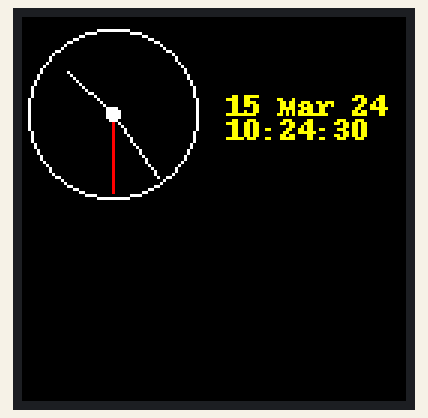
A program run on a simulated Raspberry Pi (BCM pin numbers). Parts: 128×128 colour display. The clock reads 2024-03-15 10:24:30 at power-on unless the program sets it.

Above: at 0.1 s.
At 5.1 s:
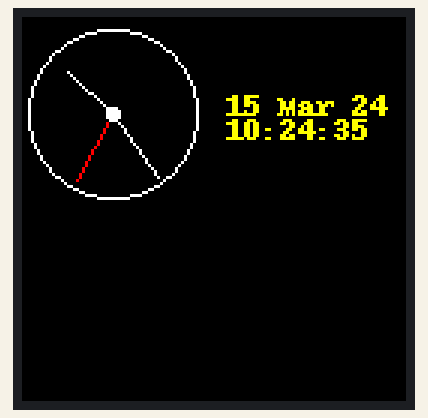
At 10.1 s:
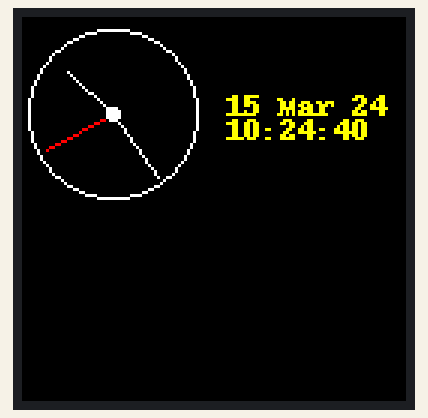
At 19.1 s:
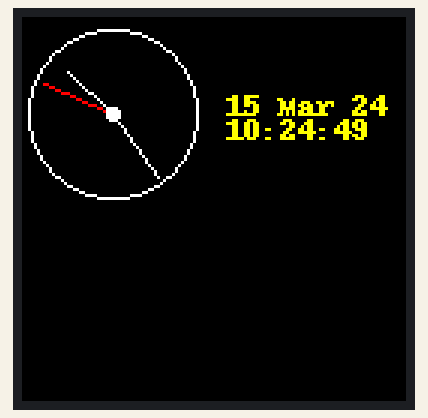
At 28.1 s:
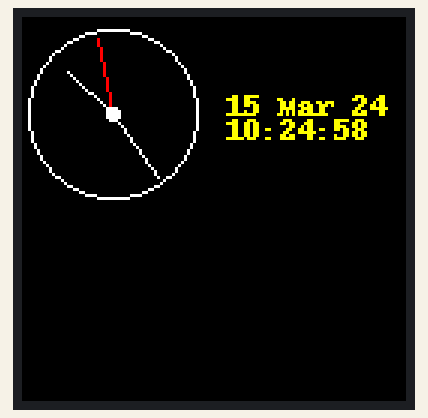
At 38.1 s:
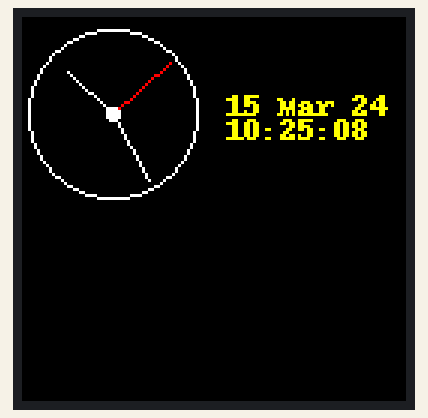

The program:

clock.py
```python
import math
import time
import datetime
from luma.core.render import canvas
from luma.core.interface.serial import spi
from luma.oled.device import ssd1351
serial = spi(device=0, port=0)
def posn(angle, arm_length):
    dx = int(math.cos(math.radians(angle)) * arm_length)
    dy = int(math.sin(math.radians(angle)) * arm_length)
    return (dx, dy)


def main():
    today_last_time = "Unknown"
    while True:
        now = datetime.datetime.now()
        today_date = now.strftime("%d %b %y")
        today_time = now.strftime("%H:%M:%S")
        if today_time != today_last_time:
            today_last_time = today_time
            with canvas(device) as draw:
                now = datetime.datetime.now()
                today_date = now.strftime("%d %b %y")

                margin = 4

                cx = 30
                cy = min(device.height, 64) / 2

                left = cx - cy
                right = cx + cy

                hrs_angle = 270 + (30 * (now.hour + (now.minute / 60.0)))
                hrs = posn(hrs_angle, cy - margin - 7)

                min_angle = 270 + (6 * now.minute)
                mins = posn(min_angle, cy - margin - 2)

                sec_angle = 270 + (6 * now.second)
                secs = posn(sec_angle, cy - margin - 2)

                draw.ellipse((left + margin, margin, right - margin, min(device.height, 64) - margin), outline="white")
                draw.line((cx, cy, cx + hrs[0], cy + hrs[1]), fill="white")
                draw.line((cx, cy, cx + mins[0], cy + mins[1]), fill="white")
                draw.line((cx, cy, cx + secs[0], cy + secs[1]), fill="red")
                draw.ellipse((cx - 2, cy - 2, cx + 2, cy + 2), fill="white", outline="white")
                draw.text((2 * (cx + margin), cy - 8), today_date, fill="yellow")
                draw.text((2 * (cx + margin), cy), today_time, fill="yellow")

        time.sleep(0.1)


if __name__ == "__main__":
    try:
        device = ssd1351(serial, rotate=0)
        main()
    except KeyboardInterrupt:
        pass
```

Measured:
- what the display in image 0 shows lasts 1.0 s, from 0.1 s to 1.1 s
